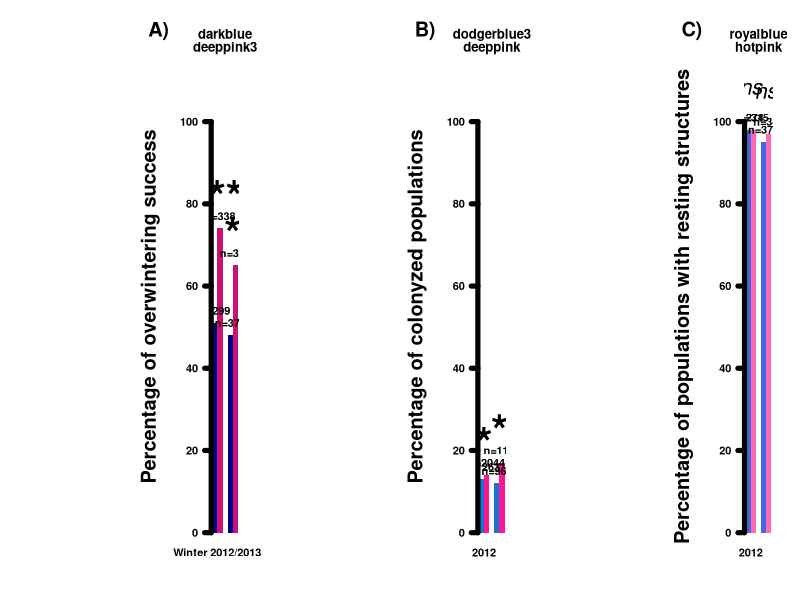
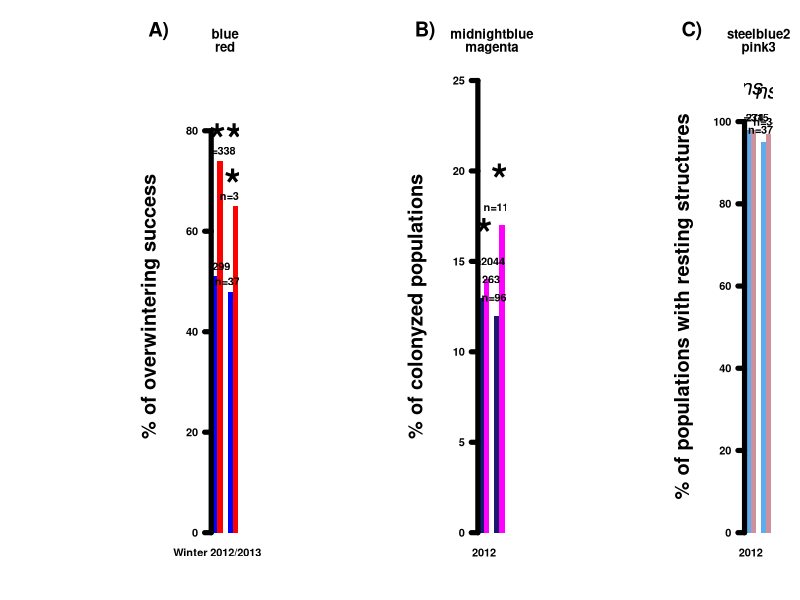
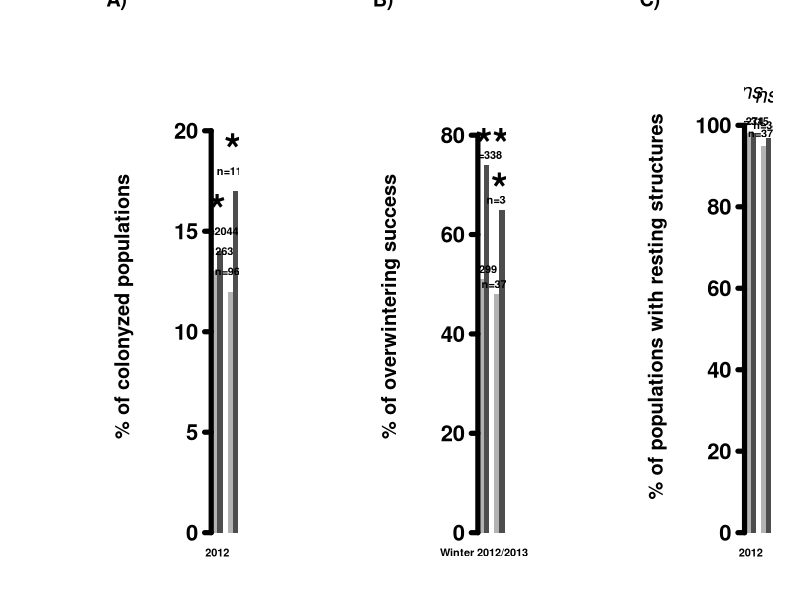
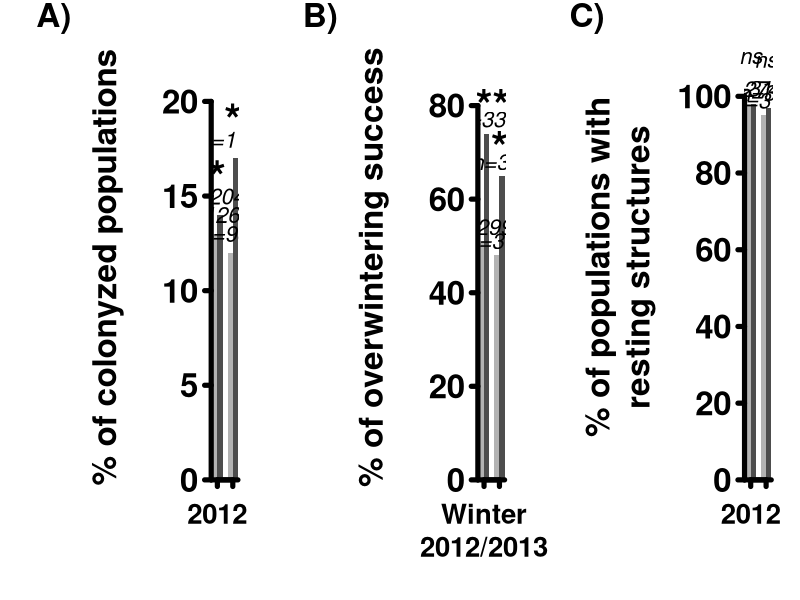
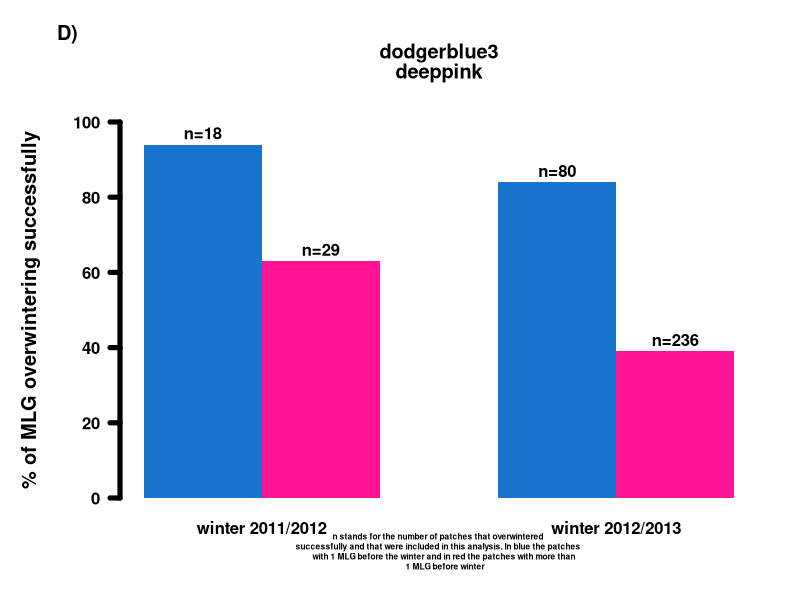

The R source for these figures, in order:
###############################################################################
###############################################################################
#barplot of the effect of coinfection on different parameters
###############################################################################
###############################################################################


###############################################################################
#first try
###############################################################################

op<-par(mfrow=c(1,3),mar=c(5.1,16,6.1,2.1), oma=c(0,0,0,0))

#first plot for the overwintering success
coolcol<-c("darkblue","deeppink3")
datmat<-matrix(c(51,74,48,65),nrow=2)
temp<-barplot(datmat,beside=TRUE,border=NA,col=coolcol,
              names.arg=list("Winter 2012/2013","Winter 2013/2014"),
              main=coolcol,font=2,las=1,cex.lab=2,lwd=5,ylim=c(0,110))
mtext(side=2,text="Percentage of overwintering success",line=4,font=2,cex=1.2)
text(temp[1],datmat[1]+3,"n=299",font=2)
text(temp[2],datmat[2]+3,"n=338",font=2)
text((temp[1]+temp[2])/2,max(datmat[1:2])+10,"***",font=2,cex=4)
text(temp[3],datmat[3]+3,"n=372",font=2)
text(temp[4],datmat[4]+3,"n=346",font=2)
text((temp[3]+temp[4])/2,max(datmat[3:4])+10,"*",font=2,cex=4)
mtext(side=2,text="A)",font=2,cex=1.2,adj=3,padj=-18,las=1)

#second plot for the colonization success
coolcol<-c("dodgerblue3","deeppink")
datmat<-matrix(c(13,14,12,17),nrow=2)
temp<-barplot(datmat,beside=TRUE,border=NA,col=coolcol,
              names.arg=list("2012","2013"),
              main=coolcol,font=2,las=1,cex.lab=2,lwd=5,ylim=c(0,110))
mtext(side=2,text="Percentage of colonyzed populations",line=4,font=2,cex=1.2)
text(temp[1],datmat[1]+3,"n=1263",font=2)
text(temp[2],datmat[2]+3,"n=2044",font=2)
text((temp[1]+temp[2])/2,max(datmat[1:2])+10,"*",font=2,cex=4)
text(temp[3],datmat[3]+3,"n=962",font=2)
text(temp[4],datmat[4]+3,"n=1184",font=2)
text((temp[3]+temp[4])/2,max(datmat[3:4])+10,"*",font=2,cex=4)
mtext(side=2,text="B)",font=2,cex=1.2,adj=3,padj=-18,las=1)

#third plot for the production of overwintering structures
coolcol<-c("royalblue","hotpink")
datmat<-matrix(c(98,98,95,97),nrow=2)
temp<-barplot(datmat,beside=TRUE,border=NA,col=coolcol,
              names.arg=list("2012","2013"),
              main=coolcol,font=2,las=1,cex.lab=2,lwd=5,ylim=c(0,110))
mtext(side=2,text="Percentage of populations with resting structures",
      line=4,font=2,cex=1.2)
text(temp[1],datmat[1]+3,"n=274",font=2)
text(temp[2],datmat[2]+3,"n=315",font=2)
text((temp[1]+temp[2])/2,max(datmat[1:2])+10,"ns",font=3,cex=2)
text(temp[3],datmat[3]+3,"n=374",font=2)
text(temp[4],datmat[4]+3,"n=343",font=2)
text((temp[3]+temp[4])/2,max(datmat[3:4])+10,"ns",font=3,cex=2)
mtext(side=2,text="C)",font=2,cex=1.2,adj=3,padj=-18,las=1)

par(op)

#export to pdf 16 X 9 inches


###############################################################################
#second try
###############################################################################

op<-par(mfrow=c(1,3),mar=c(5.1,16,6.1,2.1), oma=c(0,0,0,0))

#first plot for the overwintering success
coolcol<-c("blue","red")
datmat<-matrix(c(51,74,48,65),nrow=2)
temp<-barplot(datmat,beside=TRUE,border=NA,col=coolcol,
              names.arg=list("Winter 2012/2013","Winter 2013/2014"),
              main=coolcol,font=2,las=1,cex.lab=2,lwd=5,ylim=c(0,90))
mtext(side=2,text="% of overwintering success",line=4,font=2,cex=1.2)
text(temp[1],datmat[1]+2,"n=299",font=2)
text(temp[2],datmat[2]+2,"n=338",font=2)
text((temp[1]+temp[2])/2,max(datmat[1:2])+6,"***",font=2,cex=4)
text(temp[3],datmat[3]+2,"n=372",font=2)
text(temp[4],datmat[4]+2,"n=346",font=2)
text((temp[3]+temp[4])/2,max(datmat[3:4])+6,"*",font=2,cex=4)
mtext(side=2,text="A)",font=2,cex=1.2,adj=3,padj=-18,las=1)

#second plot for the colonization success
coolcol<-c("midnightblue","magenta")
datmat<-matrix(c(13,14,12,17),nrow=2)
temp<-barplot(datmat,beside=TRUE,border=NA,col=coolcol,
              names.arg=list("2012","2013"),
              main=coolcol,font=2,las=1,cex.lab=2,lwd=5,ylim=c(0,25))
mtext(side=2,text="% of colonyzed populations",line=4,font=2,cex=1.2)
text(temp[1],datmat[1]+1,"n=1263",font=2)
text(temp[2],datmat[2]+1,"n=2044",font=2)
text((temp[1]+temp[2])/2,max(datmat[1:2])+3,"*",font=2,cex=4)
text(temp[3],datmat[3]+1,"n=962",font=2)
text(temp[4],datmat[4]+1,"n=1184",font=2)
text((temp[3]+temp[4])/2,max(datmat[3:4])+3,"*",font=2,cex=4)
mtext(side=2,text="B)",font=2,cex=1.2,adj=3,padj=-18,las=1)

#third plot for the production of overwintering structures
coolcol<-c("steelblue2","pink3")
datmat<-matrix(c(98,98,95,97),nrow=2)
temp<-barplot(datmat,beside=TRUE,border=NA,col=coolcol,
              names.arg=list("2012","2013"),
              main=coolcol,font=2,las=1,cex.lab=2,lwd=5,ylim=c(0,110))
mtext(side=2,text="% of populations with resting structures",
      line=4,font=2,cex=1.2)
text(temp[1],datmat[1]+3,"n=274",font=2)
text(temp[2],datmat[2]+3,"n=315",font=2)
text((temp[1]+temp[2])/2,max(datmat[1:2])+10,"ns",font=3,cex=2)
text(temp[3],datmat[3]+3,"n=374",font=2)
text(temp[4],datmat[4]+3,"n=343",font=2)
text((temp[3]+temp[4])/2,max(datmat[3:4])+10,"ns",font=3,cex=2)
mtext(side=2,text="C)",font=2,cex=1.2,adj=3,padj=-18,las=1)

par(op)

#export to pdf 16 X 9 inches

which(colors()=="hotpink")


###############################################################################
#third try, this time not in color, but with 2 shades of greys
###############################################################################

op<-par(mfrow=c(1,3),mar=c(5.1,16,6.1,2.1), oma=c(0,0,0,0))

coolcol<-c("grey70","grey30")

#first plot for the colonization success
datmat<-matrix(c(13,14,12,17),nrow=2)
temp<-barplot(datmat,beside=TRUE,border=NA,col=coolcol,
              names.arg=list("2012","2013"),
              font=2,las=1,cex.axis=2,cex.names=1,lwd=5,ylim=c(0,22.5))
mtext(side=2,text="% of colonyzed populations",line=6,font=2,cex=1.2)
text(temp[1],datmat[1]+1,"n=1263",font=2)
text(temp[2],datmat[2]+1,"n=2044",font=2)
text((temp[1]+temp[2])/2,max(datmat[1:2])+2.5,"*",font=2,cex=4)
text(temp[3],datmat[3]+1,"n=962",font=2)
text(temp[4],datmat[4]+1,"n=1184",font=2)
text((temp[3]+temp[4])/2,max(datmat[3:4])+2.5,"*",font=2,cex=4)
mtext(side=2,text="A)",font=2,cex=1.2,adj=5,padj=-20,las=1)


#second plot for the overwintering success
datmat<-matrix(c(51,74,48,65),nrow=2)
temp<-barplot(datmat,beside=TRUE,border=NA,col=coolcol,
              names.arg=list("Winter 2012/2013","Winter 2013/2014"),
              font=2,las=1,cex.axis=2,cex.names=1,lwd=5,ylim=c(0,91))
mtext(side=2,text="% of overwintering success",line=6,font=2,cex=1.2)
text(temp[1],datmat[1]+2,"n=299",font=2)
text(temp[2],datmat[2]+2,"n=338",font=2)
text((temp[1]+temp[2])/2,max(datmat[1:2])+6,"***",font=2,cex=4)
text(temp[3],datmat[3]+2,"n=372",font=2)
text(temp[4],datmat[4]+2,"n=346",font=2)
text((temp[3]+temp[4])/2,max(datmat[3:4])+6,"*",font=2,cex=4)
mtext(side=2,text="B)",font=2,cex=1.2,adj=5,padj=-20,las=1)


#third plot for the production of overwintering structures
datmat<-matrix(c(98,98,95,97),nrow=2)
temp<-barplot(datmat,beside=TRUE,border=NA,col=coolcol,
              names.arg=list("2012","2013"),
              font=2,las=1,cex.axis=2,cex.names=1,lwd=5,ylim=c(0,111))
mtext(side=2,text="% of populations with resting structures",
      line=6,font=2,cex=1.2)
text(temp[1],datmat[1]+3,"n=274",font=2)
text(temp[2],datmat[2]+3,"n=315",font=2)
text((temp[1]+temp[2])/2,max(datmat[1:2])+10,"ns",font=3,cex=2)
text(temp[3],datmat[3]+3,"n=374",font=2)
text(temp[4],datmat[4]+3,"n=343",font=2)
text((temp[3]+temp[4])/2,max(datmat[3:4])+10,"ns",font=3,cex=2)
mtext(side=2,text="C)",font=2,cex=1.2,adj=5,padj=-20,las=1)

par(op)

#export to pdf 16 X 9 inches


###############################################################################
#fourth try, still not in color, with bigger text font
###############################################################################

op<-par(mfrow=c(1,3),mar=c(5.1,16,3.1,2.1), oma=c(4,0,1,0))

coolcol<-c("grey70","grey30")

#first plot for the colonization success
datmat<-matrix(c(13,14,12,17),nrow=2)
temp<-barplot(datmat,beside=TRUE,border=NA,col=coolcol,font=2,las=1,
              cex.axis=3,cex.names=1,lwd=5,ylim=c(0,22.5),xpd=FALSE)
axis(1,at=c(0,6),lwd=5,labels=FALSE,lwd.ticks=0)
axis(1,at=c(2,5),labels=list("2012","2013"),lwd=5,font=2,cex.axis=2.5,padj=1)
mtext(side=2,text="% of colonyzed populations",line=7,font=2,cex=2)
text(temp[1],datmat[1]+1,"n=1263",font=3,cex=2)
text(temp[2],datmat[2]+1,"n=2044",font=3,cex=2)
text((temp[1]+temp[2])/2,max(datmat[1:2])+2.5,"*",font=2,cex=4)
text(temp[3],datmat[3]+1,"n=962",font=3,cex=2)
text(temp[4],datmat[4]+1,"n=1184",font=3,cex=2)
text((temp[3]+temp[4])/2,max(datmat[3:4])+2.5,"*",font=2,cex=4)
mtext(side=2,text="A)",font=2,cex=2,adj=5,padj=-10,las=1)


#second plot for the overwintering success
datmat<-matrix(c(51,74,48,65),nrow=2)
temp<-barplot(datmat,beside=TRUE,border=NA,col=coolcol,font=2,las=1,
              cex.axis=3,cex.names=1,lwd=5,ylim=c(0,91),xpd=FALSE)
axis(1,at=c(0,6),lwd=5,labels=FALSE,lwd.ticks=0)
axis(1,at=c(2,5),labels=list("Winter\n2012/2013","Winter\n2013/2014"),lwd=5,
     font=2,cex.axis=2.5,padj=1)
mtext(side=2,text="% of overwintering success",line=7,font=2,cex=2)
text(temp[1],datmat[1]+3,"n=299",font=3,cex=2)
text(temp[2],datmat[2]+3,"n=338",font=3,cex=2)
text((temp[1]+temp[2])/2,max(datmat[1:2])+8,"***",font=2,cex=4)
text(temp[3],datmat[3]+3,"n=372",font=3,cex=2)
text(temp[4],datmat[4]+3,"n=346",font=3,cex=2)
text((temp[3]+temp[4])/2,max(datmat[3:4])+8,"*",font=2,cex=4)
mtext(side=2,text="B)",font=2,cex=2,adj=5,padj=-10,las=1)


#third plot for the production of overwintering structures
datmat<-matrix(c(98,98,95,97),nrow=2)
temp<-barplot(datmat,beside=TRUE,border=NA,col=coolcol,font=2,las=1,
              cex.axis=3,cex.names=1,lwd=5,ylim=c(0,111),xpd=FALSE)
axis(1,at=c(0,6),lwd=5,labels=FALSE,lwd.ticks=0)
axis(1,at=c(2,5),labels=list("2012","2013"),lwd=5,font=2,cex.axis=2.5,padj=1)
mtext(side=2,text="% of populations with\nresting structures",
      line=7,font=2,cex=2)
text(temp[1],datmat[1]+4,"n=274",font=3,cex=2)
text(temp[2],datmat[2]+4,"n=315",font=3,cex=2)
text((temp[1]+temp[2])/2,max(datmat[1:2])+12,"ns",font=3,cex=2,xpd=TRUE)
text(temp[3],datmat[3]+4,"n=374",font=3,cex=2)
text(temp[4],datmat[4]+4,"n=343",font=3,cex=2)
text((temp[3]+temp[4])/2,max(datmat[3:4])+12,"ns",font=3,cex=2)
mtext(side=2,text="C)",font=2,cex=2,adj=5,padj=-10,las=1)

par(op)

#export to pdf 24.5 x 7 inches
#export to TIFF 2049 x 600 (but problem of resolution for publication
#72 ppi instead of 300-600 ppi required)



###############################################################################
#barplot for the mono-MLG vs several-MLG MLG survival rate
###############################################################################

op<-par(mfrow=c(1,1),mar=c(5.1,6,6.1,2.1), oma=c(0,0,0,0))

coolcol<-c("dodgerblue3","deeppink")
datmat<-matrix(c(94,63,84,39),nrow=2)
temp<-barplot(datmat,beside=TRUE,border=NA,col=coolcol,
              names.arg=list("winter 2011/2012","winter 2012/2013"),
              main=coolcol,font=2,las=1,cex.lab=2,lwd=5,ylim=c(0,100))
mtext(side=2,text="% of MLG overwintering successfully",line=4,font=2,cex=1.2)
text(temp[1],datmat[1]+3,"n=18",font=2)
text(temp[2],datmat[2]+3,"n=29",font=2)
#text((temp[1]+temp[2])/2,max(datmat[1:2])+3,"*",font=2,cex=4)
text(temp[3],datmat[3]+3,"n=80",font=2)
text(temp[4],datmat[4]+3,"n=236",font=2)
#text((temp[3]+temp[4])/2,max(datmat[3:4])+3,"*",font=2,cex=4)
mtext(side=2,text="D)",font=2,cex=1.2,adj=3,padj=-18,las=1)
mtext(side=1,text="n stands for the number of patches that overwintered 
successfully and that were included in this analysis. In blue the patches 
      with 1 MLG before the winter and in red the patches with more than 
      1 MLG before winter",
      font=2,cex=0.5,adj=NA,padj=1.5,las=0)

par(op)

#export to pdf 6 X 9 inches


###############################################################################
#END
###############################################################################
